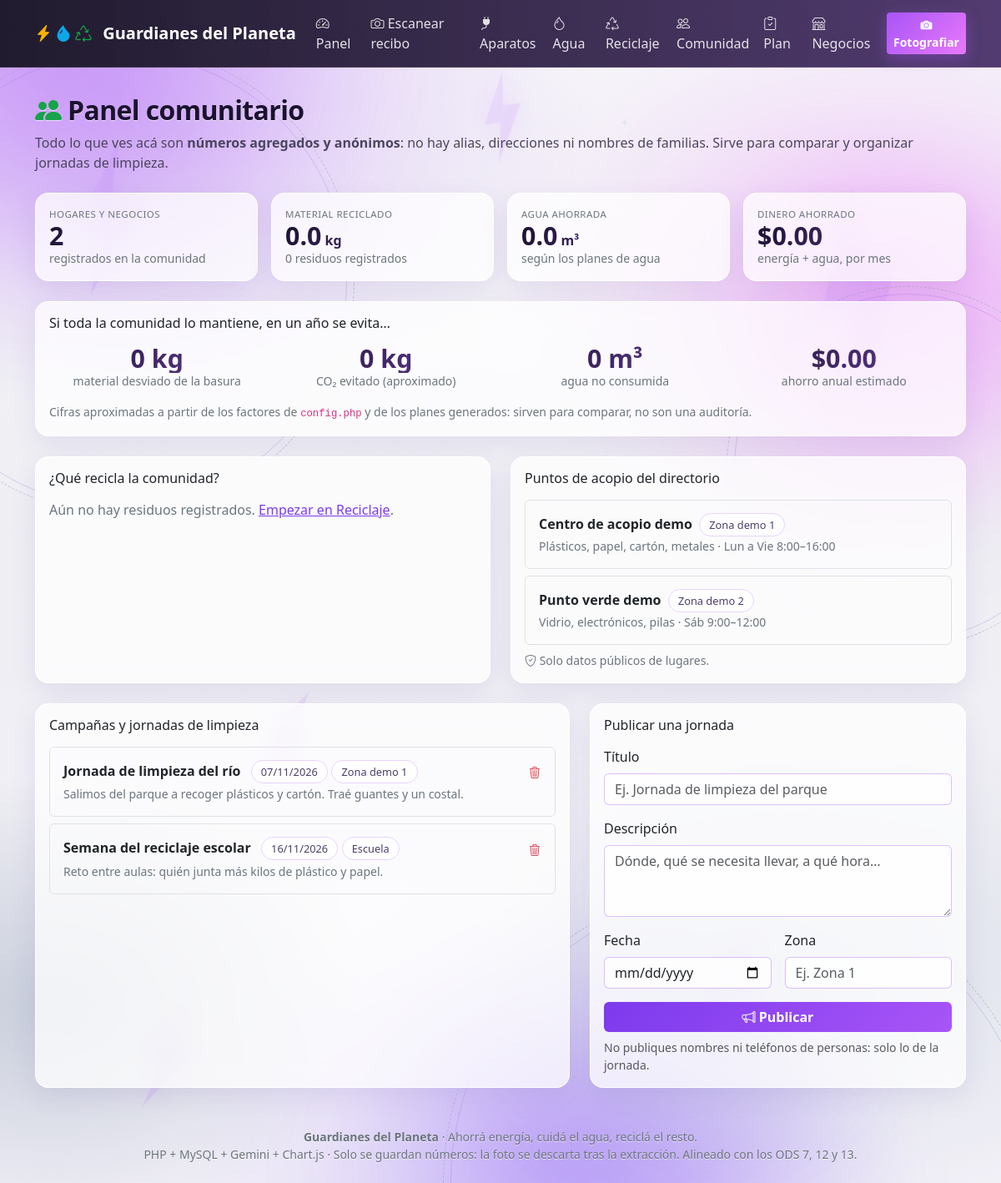
Page /comunidad.php on the committed database.
### tables this page shows
CREATE TABLE centros_acopio (
    id                  INT UNSIGNED AUTO_INCREMENT PRIMARY KEY,
    nombre              VARCHAR(100) NOT NULL,
    materiales_aceptados VARCHAR(200) NOT NULL,
    zona                VARCHAR(60)  NOT NULL,
    horario             VARCHAR(100) NULL,
    contacto_publico    VARCHAR(100) NULL,
    creado_en           TIMESTAMP NOT NULL DEFAULT CURRENT_TIMESTAMP
);

CREATE TABLE campanas (
    id          INT UNSIGNED AUTO_INCREMENT PRIMARY KEY,
    titulo      VARCHAR(120) NOT NULL,
    descripcion TEXT         NOT NULL,
    fecha       DATE         NULL,
    zona        VARCHAR(60)  NULL,
    creado_en   TIMESTAMP NOT NULL DEFAULT CURRENT_TIMESTAMP
);

### includes/db.php (called while the page is built, shortened)
<?php
function db(): PDO
{
    static $pdo = null;
    if ($pdo instanceof PDO) {
        return $pdo;
    }
    $c = cfg('db');
    $dsn = sprintf('mysql:host=%s;port=%d;dbname=%s;charset=%s',
        $c['host'], $c['port'], $c['name'], $c['charset']);
    $pdo = new PDO($dsn, $c['user'], $c['pass'], [
        PDO::ATTR_ERRMODE            => PDO::ERRMODE_EXCEPTION,
        PDO::ATTR_DEFAULT_FETCH_MODE => PDO::FETCH_ASSOC,
        PDO::ATTR_EMULATE_PREPARES   => false,
    ]);
    return $pdo;
}

### includes/helpers.php (called while the page is built, shortened)
<?php
require_once __DIR__ . '/db.php';
function cfg(string $ruta, mixed $def = null): mixed
{
    static $config = null;
    if ($config === null) {
        $config = require dirname(__DIR__) . '/config.php';
    }
    $valor = $config;
    foreach (explode('.', $ruta) as $parte) {
        $valor = $valor[$parte];
    }
    return $valor;
}
function e(mixed $texto): string
{
    return htmlspecialchars((string) $texto, ENT_QUOTES, 'UTF-8');
}
function usd(float|int|string|null $n): string
{
    return '$' . number_format((float) $n, 2);
}
function num(float|int|string|null $n, int $dec = 1): string
{
    return number_format((float) $n, $dec, '.', ',');
}
function kgCo2(float $kwh): float
{
    return $kwh * (float) cfg('co2_por_kwh', 0.42);
}
function centrosAcopio(): array
{
    return db()->query('SELECT * FROM centros_acopio ORDER BY zona, nombre')->fetchAll();
}
function campanas(): array
{
    return db()->query('SELECT * FROM campanas ORDER BY fecha IS NULL, fecha, id DESC')->fetchAll();
}
function resumenComunidad(): array
{
    $porMaterial = db()->query(
        'SELECT r.material, SUM(r.kg_aprox) AS kg
         FROM residuos r
         GROUP BY r.material ORDER BY kg DESC LIMIT 10'
    )->fetchAll();
    $totalKg = array_sum(array_column($porMaterial, 'kg'));
    $energia = (float) db()->query(
        'SELECT COALESCE(SUM(t.ahorro_total), 0) FROM (
            SELECT hogar_id, MAX(id) AS max_id FROM planes_ahorro GROUP BY hogar_id
         ) ult
         JOIN planes_ahorro t ON t.id = ult.max_id'
    )->fetchColumn();
    $agua = (float) db()->query(
        'SELECT COALESCE(SUM(t.ahorro_usd), 0) FROM (
            SELECT hogar_id, MAX(id) AS max_id FROM planes_agua GROUP BY hogar_id
         ) ult
         JOIN planes_agua t ON t.id = ult.max_id'
    )->fetchColumn();
    $litros = (float) db()->query(
        'SELECT COALESCE(SUM(t.ahorro_litros), 0) FROM (
            SELECT hogar_id, MAX(id) AS max_id FROM planes_agua GROUP BY hogar_id
         ) ult
         JOIN planes_agua t ON t.id = ult.max_id'
    )->fetchColumn();
    $hogares = (int) db()->query('SELECT COUNT(*) FROM hogares')->fetchColumn();
    $residuos = (int) db()->query('SELECT COUNT(*) FROM residuos')->fetchColumn();
    return [
        'materiales'      => $porMaterial,
        'total_kg'        => $totalKg,
        'ahorro_usd'      => round($energia + $agua, 2),
        'ahorro_litros'   => round($litros, 0),
        'ahorro_m3'       => round($litros / 1000, 1),
        'hogares'         => $hogares,
        'registros'       => $residuos,
    ];
}

### config.php (called while the page is built, shortened)
<?php
$local = is_file(__DIR__ . '/config.local.php')
    ? include __DIR__ . '/config.local.php'
    : [];
$geminiKey = $local['gemini_api_key'] ?? '';
if ($geminiKey === '') {
    $geminiKey = getenv('GEMINI_API_KEY') ?: '';
}
$dbPass = $local['db_pass'] ?? '';
return [
    'db' => [
        'host'    => '127.0.0.1',
        'port'    => 3306,
        'name'    => 'guardianes_del_planeta',
        'user'    => 'root',
        'pass'    => $dbPass,
        'charset' => 'utf8mb4',
    ],
    'gemini' => [
        'api_key'   => $geminiKey,
        'model'     => 'gemini-3.5-flash-lite',
        'fallbacks' => ['gemini-3.8-flash', 'gemini-flash-latest'],
        'timeout'   => 45,
    ],
    'hogar_default' => 1,
    'tarifa_default' => 0.21,
    'tarifa_agua_default' => 1.20,
    'co2_por_kwh'    => 0.42,
    'co2_por_kg_reciclado' => [
        'plastico' => 1.5, 'metal' => 4.0, 'carton' => 0.9,
        'papel' => 1.0, 'vidrio' => 0.3, 'otro' => 0.5,
    ],
    'valor_usd_por_kg' => [
        'plastico' => 0.25, 'metal' => 0.80, 'carton' => 0.05,
        'papel' => 0.10, 'vidrio' => 0.02, 'otro' => 0.10,
    ],
    'precio_pupusa'  => 0.15,
];

### comunidad.php (the view, shortened to what this page needs)
<?php
require __DIR__ . '/includes/header.php';
$comunidad = resumenComunidad();
$centros   = centrosAcopio();
$listaCampanas = campanas();
$ahorroEnergia = (float) db()->query(
    'SELECT COALESCE(SUM(t.ahorro_total), 0) FROM (
        SELECT hogar_id, MAX(id) AS max_id FROM planes_ahorro GROUP BY hogar_id
     ) ult
     JOIN planes_ahorro t ON t.id = ult.max_id'
)->fetchColumn();
$tarifaRef = max(0.01, (float) cfg('tarifa_default', 0.21));
$co2Ahorrado = kgCo2($ahorroEnergia / $tarifaRef);
?>
<header class="pagina-titulo mb-4">
  <h1 class="h2 mb-2"><i class="bi bi-people-fill" style="color:var(--pilar-reciclaje)"></i> Panel comunitario</h1>
  <p class="mb-0">
    Todo lo que ves acá son <strong>números agregados y anónimos</strong>: no hay alias,
    direcciones ni nombres de familias. Sirve para comparar y organizar jornadas de limpieza.
  </p>
</header>
<div class="row g-3 mb-4">
  <div class="col-6 col-lg-3">
    <div class="card card-tarifa h-100"><div class="card-body">
      <div class="etiqueta-ia text-secondary">Hogares y negocios</div>
      <div class="kpi"><?= (int) $comunidad['hogares'] ?></div>
      <div class="small text-secondary">registrados en la comunidad</div>
    </div></div>
  </div>
  <div class="col-6 col-lg-3">
    <div class="card card-tarifa h-100"><div class="card-body">
      <div class="etiqueta-ia text-secondary">Material reciclado</div>
      <div class="kpi" style="color:var(--pilar-reciclaje)"><?= num($comunidad['total_kg'], 1) ?><small class="fs-6"> kg</small></div>
      <div class="small text-secondary"><?= (int) $comunidad['registros'] ?> residuos registrados</div>
    </div></div>
  </div>
  <div class="col-6 col-lg-3">
    <div class="card card-tarifa h-100"><div class="card-body">
      <div class="etiqueta-ia text-secondary">Agua ahorrada</div>
      <div class="kpi" style="color:var(--pilar-agua)"><?= num($comunidad['ahorro_m3'], 1) ?><small class="fs-6"> m³</small></div>
      <div class="small text-secondary">según los planes de agua</div>
    </div></div>
  </div>
  <div class="col-6 col-lg-3">
    <div class="card card-tarifa h-100"><div class="card-body">
      <div class="etiqueta-ia text-secondary">Dinero ahorrado</div>
      <div class="kpi" style="color:var(--pilar-energia)"><?= usd($comunidad['ahorro_usd']) ?></div>
      <div class="small text-secondary">energía + agua, por mes</div>
    </div></div>
  </div>
</div>
<div class="card card-tarifa mb-4">
  <div class="card-body">
    <h2 class="h6 mb-3">Si toda la comunidad lo mantiene, en un año se evita…</h2>
    <div class="row g-3 text-center">
      <div class="col-md-3 col-6">
        <div class="kpi" style="color:var(--pilar-reciclaje)"><?= num($comunidad['total_kg'] * 12, 0) ?> kg</div>
        <div class="small text-secondary">material desviado de la basura</div>
      </div>
      <div class="col-md-3 col-6">
        <div class="kpi" style="color:var(--pilar-reciclaje)"><?= num($co2Ahorrado * 12 + $comunidad['total_kg'] * 1.2, 0) ?> kg</div>
        <div class="small text-secondary">CO₂ evitado (aproximado)</div>
      </div>
      <div class="col-md-3 col-6">
        <div class="kpi" style="color:var(--pilar-agua)"><?= num($comunidad['ahorro_m3'] * 12, 0) ?> m³</div>
        <div class="small text-secondary">agua no consumida</div>
      </div>
      <div class="col-md-3 col-6">
        <div class="kpi" style="color:var(--pilar-energia)"><?= usd($comunidad['ahorro_usd'] * 12) ?></div>
        <div class="small text-secondary">ahorro anual estimado</div>
      </div>
    </div>
    <p class="small text-secondary mt-3 mb-0">
      Cifras aproximadas a partir de los factores de <code>config.php</code> y de los
      planes generados: sirven para comparar, no son una auditoría.
    </p>
  </div>
</div>
<div class="row g-4 mb-4">
  <div class="col-lg-6">
    <div class="card card-tarifa h-100">
      <div class="card-body">
        <h2 class="h6 mb-3">¿Qué recicla la comunidad?</h2>
        <?php if (!$comunidad['materiales']): ?>
          <p class="text-secondary mb-0">Aún no hay residuos registrados. <a href="reciclaje.php">Empezar en Reciclaje</a>.</p>
        <?php endif; ?>
      </div>
    </div>
  </div>
  <div class="col-lg-6">
    <div class="card card-tarifa h-100">
      <div class="card-body">
        <h2 class="h6 mb-3">Puntos de acopio del directorio</h2>
        <?php if (!$centros): ?>
          <p class="text-secondary mb-0">Sin centros registrados todavía. <a href="reciclaje.php">Agregar desde Reciclaje</a>.</p>
        <?php else: ?>
          <?php foreach ($centros as $c): ?>
            <div class="border rounded p-3 mb-2">
              <strong><?= e($c['nombre']) ?></strong> <span class="chip ms-1"><?= e($c['zona']) ?></span>
              <div class="small text-secondary mt-1">
                <?= e($c['materiales_aceptados']) ?>
                <?php if ($c['horario']): ?> · <?= e($c['horario']) ?><?php endif; ?>
              </div>
            </div>
          <?php endforeach; ?>
        <?php endif; ?>
        <p class="small text-secondary mt-2 mb-0">
          <i class="bi bi-shield-check"></i> Solo datos públicos de lugares.
        </p>
      </div>
    </div>
  </div>
</div>
<div class="row g-4">
  <div class="col-lg-7">
    <div class="card card-tarifa h-100">
      <div class="card-body">
        <h2 class="h6 mb-3">Campañas y jornadas de limpieza</h2>
        <?php if (!$listaCampanas): ?>
          <p class="text-secondary mb-0">No hay campañas publicadas. La primera puede ser la tuya →</p>
        <?php else: ?>
          <?php foreach ($listaCampanas as $c): ?>
            <div class="border rounded p-3 mb-2">
              <div class="d-flex justify-content-between align-items-start gap-2 flex-wrap">
                <div>
                  <strong><?= e($c['titulo']) ?></strong>
                  <?php if ($c['fecha']): ?><span class="chip ms-2"><?= date('d/m/Y', strtotime($c['fecha'])) ?></span><?php endif; ?>
                  <?php if ($c['zona']): ?><span class="chip"><?= e($c['zona']) ?></span><?php endif; ?>
                </div>
                <form method="post" action="comunidad.php" class="m-0">
                  <button class="btn btn-link btn-sm text-danger p-0"
                          onclick="return confirm('¿Eliminar la campaña?')">
                    <i class="bi bi-trash3"></i>
                  </button>
                </form>
              </div>
              <p class="small text-secondary mt-1 mb-0"><?= nl2br(e($c['descripcion'])) ?></p>
            </div>
          <?php endforeach; ?>
        <?php endif; ?>
      </div>
    </div>
  </div>
  <div class="col-lg-5">
    <div class="card card-tarifa h-100">
      <div class="card-body">
        <h2 class="h6 mb-3">Publicar una jornada</h2>
        <form method="post" action="comunidad.php" class="formulario-ia">
          <div class="mb-3">
            <label class="form-label">Título</label>
            <input class="form-control" name="titulo" placeholder="Ej. Jornada de limpieza del parque" required>
          </div>
          <div class="mb-3">
            <label class="form-label">Descripción</label>
            <textarea class="form-control" name="descripcion" rows="3" placeholder="Dónde, qué se necesita llevar, a qué hora…" required></textarea>
          </div>
          <div class="row g-3 mb-3">
            <div class="col-6">
              <label class="form-label">Fecha</label>
              <input type="date" class="form-control" name="fecha">
            </div>
            <div class="col-6">
              <label class="form-label">Zona</label>
              <input class="form-control" name="zona" placeholder="Ej. Zona 1">
            </div>
          </div>
          <button class="btn btn-primary w-100 fw-semibold"><i class="bi bi-megaphone"></i> Publicar</button>
          <p class="form-text mt-2 mb-0">
            No publiques nombres ni teléfonos de personas: solo lo de la jornada.
          </p>
        </form>
      </div>
    </div>
  </div>
</div>
<?php require __DIR__ . '/includes/footer.php'; ?>

### assets/css/app.css (style rules this page uses)
:root { --gd-oscuro: #101827; --gd-verde: #22c55e; --gd-amarillo: #f5b301; --aura-violeta: #a855f7; --aura-fucsia: #e879f9; --aura-plata: #cbd5e1; --tinta: #1b1230; --pilar-reciclaje: #16a34a; --pilar-agua: #0ea5e9; --pilar-energia: #f5b301; }
* { box-sizing: border-box; }
body { font-family: system-ui, -apple-system, "Segoe UI", sans-serif; color: var(--tinta); min-height: 100vh; overflow-x: hidden; background: linear-gradient(180deg, #f7f6fa 0%, #eeeef3 45%, #f3f1f8 100%); }
.pagina-titulo { padding-top: .5rem; }
.pagina-titulo h1, .pagina-titulo h2 { font-weight: 800; letter-spacing: -.02em; color: var(--tinta); text-shadow: 0 1px 0 rgba(255, 255, 255, .65); }
.pagina-titulo p { color: #4b4560; }
.card-tarifa, .grafica-caja, .alert, .form-control, .form-select, .table, .navbar { background-color: rgba(255, 255, 255, .74); }
.card-tarifa { border: 1px solid rgba(255, 255, 255, .9); border-radius: 1rem; box-shadow: 0 10px 30px rgba(90, 55, 160, .10); backdrop-filter: blur(12px); -webkit-backdrop-filter: blur(12px); }
.btn-primary { background: linear-gradient(135deg, #7c3aed, #a855f7); border: none; color: #fff; }
main a:not(.btn) { color: #7c3aed; }
.kpi { font-size: 1.9rem; font-weight: 700; line-height: 1.1; background: linear-gradient(120deg, var(--tinta), #6b3fa0); -webkit-background-clip: text; background-clip: text; -webkit-text-fill-color: transparent; }
.formulario-ia .form-control, .formulario-ia .form-select { border-color: rgba(168, 85, 247, .35); background-color: rgba(255, 255, 255, .8); }
.etiqueta-ia { font-size: .72rem; letter-spacing: .04em; text-transform: uppercase; color: #6b6480; }
.chip { background: rgba(255, 255, 255, .8); border: 1px solid rgba(168, 85, 247, .25); color: #4c3f68; border-radius: 999px; padding: .25rem .7rem; font-size: .8rem; }

### rows in the picture
centros_acopio: nombre "Centro de acopio demo", zona "Zona demo 1", materiales_aceptados "Plásticos, papel, cartón, metales", horario "Lun a Vie 8:00–16:00"
centros_acopio: nombre "Punto verde demo", zona "Zona demo 2", materiales_aceptados "Vidrio, electrónicos, pilas", horario "Sáb 9:00–12:00"
campanas: titulo "Jornada de limpieza del río", fecha "07/11/2026", zona "Zona demo 1", descripcion "Salimos del parque a recoger plásticos y cartón. Traé guantes y un costal."
campanas: titulo "Semana del reciclaje escolar", fecha "16/11/2026", zona "Escuela", descripcion "Reto entre aulas: quién junta más kilos de plástico y papel."

### other values in the picture
$comunidad['hogares'] "2"
num($comunidad['total_kg'], 1) "0.0"
$comunidad['registros'] "0"
num($comunidad['ahorro_m3'], 1) "0.0"
usd($comunidad['ahorro_usd']) "$0.00"
num($comunidad['total_kg'] * 12, 0) "0"
num($co2Ahorrado * 12 + $comunidad['total_kg'] * 1.2, 0) "0"
num($comunidad['ahorro_m3'] * 12, 0) "0"
usd($comunidad['ahorro_usd'] * 12) "$0.00"
